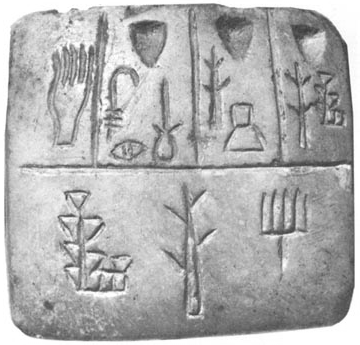
#> input picture tablet.png, 360 x 345 px
$ python '7_normalised cross correlation.py'   (Python 2 division)
#> lines starting #> are read from the running program, lines starting #| are printed output that depends on the picture
import numpy as np
import cv2
import matplotlib
matplotlib.use("TkAgg")
from matplotlib import pyplot as plt
from PIL import Image
from scipy import signal


img = cv2.imread("tablet.png", -1)
#> img is the input picture: shape (345, 360); min 57, max 255, mean 177.1
print img.dtype
#| uint8
print img.shape
#| (345, 360)
cv2.imshow('image',img)
cv2.waitKey(1000)


glyph = img[75:165,150:185]
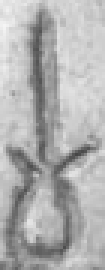
#> glyph: shape (90, 35) (shown 3 times larger); min 69, max 245, mean 176.6
cv2.imshow('glyph',glyph)
print glyph.shape
#| (90, 35)
cv2.waitKey(1000)

x12 = cv2.matchTemplate(img,glyph,cv2.TM_CCORR_NORMED)
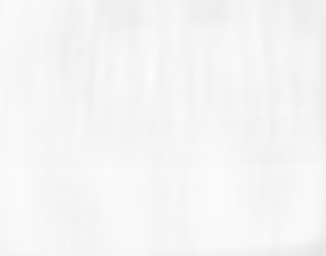
#> x12: shape (256, 326) float32; min 0.9, max 1, mean 0.963
print x12.shape
#| (256, 326)
print x12
#> (printed output is left out)
value_max = np.argmax(x12)
#> value_max = 24600
print value_max
#| 24600
y, x = np.unravel_index(np.argmax(x12), x12.shape)  # find the match
#> y = 75; x = 150
print y,x
#| 75 150

$ run again, with bicycle.png copied over tablet.png
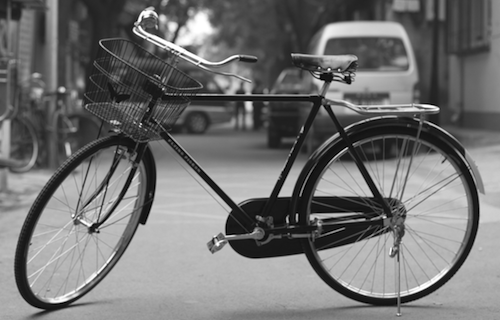
#> input picture bicycle.png, 500 x 320 px
#> img is the input picture: shape (320, 500); min 0, max 255, mean 114.2
#| uint8
#| (320, 500)
#> `glyph = img[75:165,150:185]`:
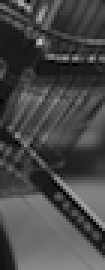
#> glyph: shape (90, 35) (shown 3 times larger); min 0, max 194, mean 71.6
#| (90, 35)
#> `x12 = cv2.matchTemplate(img,glyph,cv2.TM_CCORR_NORMED)`:
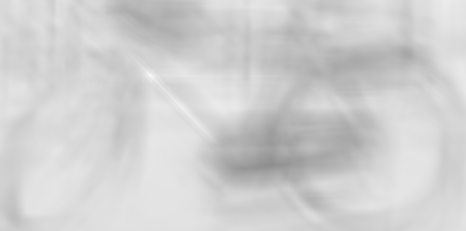
#> x12: shape (231, 466) float32; min 0.558, max 1, mean 0.816
#| (231, 466)
#> (printed output is left out)
#> value_max = 35100
#| 35100
#> y = 75; x = 150
#| 75 150

$ run again, with dolphin.png copied over tablet.png
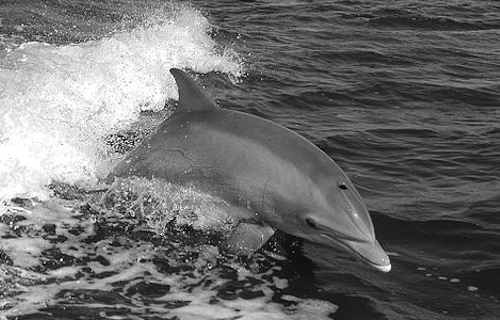
#> input picture dolphin.png, 500 x 320 px
#> img is the input picture: shape (320, 500); min 0, max 255, mean 109.1
#| uint8
#| (320, 500)
#> `glyph = img[75:165,150:185]`:
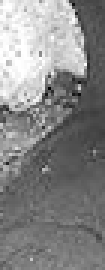
#> glyph: shape (90, 35) (shown 3 times larger); min 0, max 255, mean 134.5
#| (90, 35)
#> `x12 = cv2.matchTemplate(img,glyph,cv2.TM_CCORR_NORMED)`:
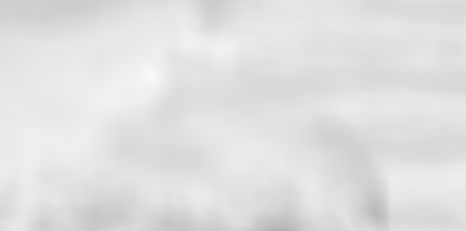
#> x12: shape (231, 466) float32; min 0.701, max 1, mean 0.882
#| (231, 466)
#> (printed output is left out)
#> value_max = 35100
#| 35100
#> y = 75; x = 150
#| 75 150

$ run again, with peppers.png copied over tablet.png
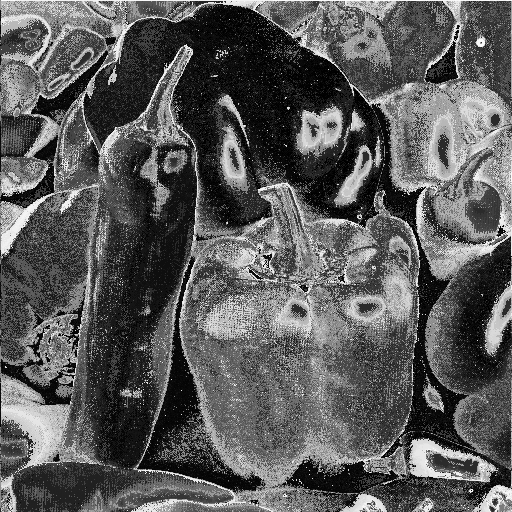
#> input picture peppers.png, 512 x 512 px
#> img is the input picture: shape (512, 512); min 0, max 255, mean 90.1
#| uint8
#| (512, 512)
#> `glyph = img[75:165,150:185]`:
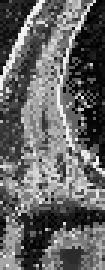
#> glyph: shape (90, 35) (shown 3 times larger); min 0, max 246, mean 100.2
#| (90, 35)
#> `x12 = cv2.matchTemplate(img,glyph,cv2.TM_CCORR_NORMED)`:
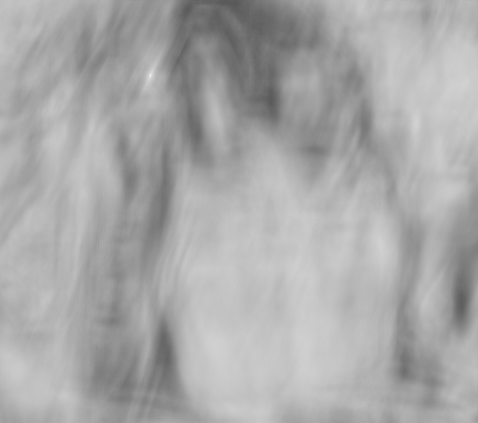
#> x12: shape (423, 478) float32; min 0.342, max 1, mean 0.665
#| (423, 478)
#> (printed output is left out)
#> value_max = 36000
#| 36000
#> y = 75; x = 150
#| 75 150
